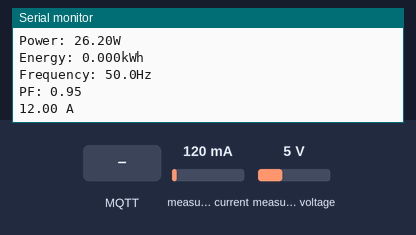
A sketch run on a simulated ESP32. Shown: the last lines printed to the serial monitor. The inputs (shaded band) are chosen by the test bench; at power-on: measured current 120 mA, measured voltage 5 V. WiFi joins after 1.5 s; servers stay silent unless stated; network time is answered at once with the bench clock; the local clock reads 2024-03-15 10:24:30 at power-on unless the sketch sets it; no MQTT or app messages arrive unless stated.

Above: at 2.7 s.
2.8 s: MQTT message "1" arrives on the first subscribed topic
At 3.8 s:
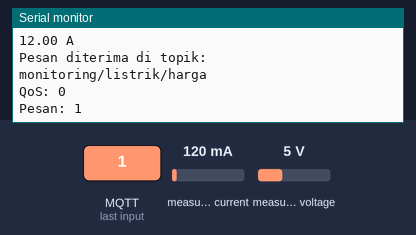
4.3 s: MQTT message "on" arrives on the first subscribed topic
At 5.1 s:
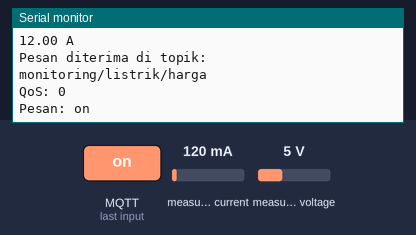
5.8 s: MQTT message "off" arrives on the first subscribed topic
At 6.03 s:
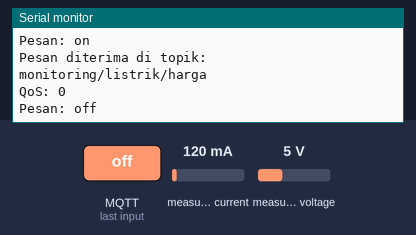
7.3 s: measured current set to 40 mA
At 8.6 s:
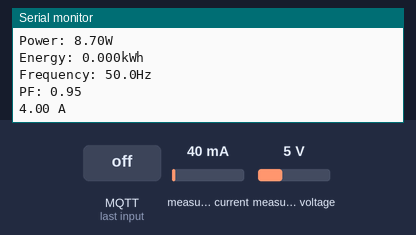
8.8 s: measured voltage set to 0.3 V
10.3 s: measured current set to 500 mA
At 12.61 s:
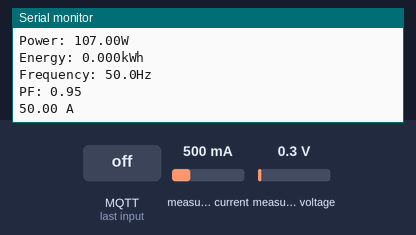
Timing chart, 0 to 12.8 s (numbered marks = the images above; inputs shaded):
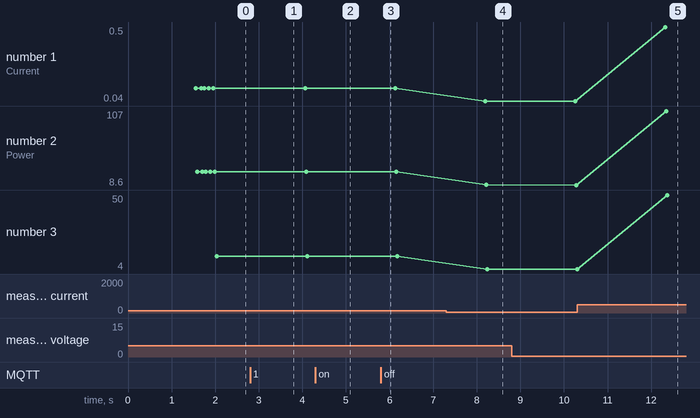

Measured:
- after the input at 2.8 s, the serial monitor: prints a new line at once (image 1)
- after the input at 4.3 s, the serial monitor: prints a new line at once (image 2)
- after the input at 5.8 s, the serial monitor: prints a new line at once (image 3)
- after the input at 7.3 s, the serial monitor: prints a new line after 0.89 s (image 4)
- after the input at 10.3 s, the serial monitor: prints a new line after 2.0 s (image 5)
- plotted number 1: 0.12 → 0.04 after the input at 7.3 s, 0.04 → 0.5 after the input at 10.3 s
- plotted number 2: 26.2 → 8.7 after the input at 7.3 s, 8.7 → 8.6 after the input at 8.8 s, 8.6 → 107 after the input at 10.3 s
- plotted number 3: 12 → 4 after the input at 7.3 s

The sketch:

ESP_PZEMS.ino
```cpp
#include <PZEM004Tv30.h>
#include <WiFi.h>
#include <AsyncMqttClient.h>
#include <Ticker.h>
#include <NTPClient.h>  //untuk mengakses dan mengambil waktu dari server NTP (Network Time Protocol).
#include <WiFiUdp.h>    //digunakan untuk mengatur dan mengelola komunikasi melalui protokol UDP (User Datagram Protocol) menggunakan koneksi WiFi.

WiFiUDP ntpUDP;
NTPClient timeClient(ntpUDP, "asia.pool.ntp.org", 8 * 3600);  // Adjust the time zone offset accordingly

// Update these with values suitable for your network.


const char* ssid = "Monitoring Skripsi";
const char* password = "";
const char* mqtt_server = "tunnel.kazuyosan.my.id";


WiFiClient espClient;
AsyncMqttClient MqttClient;
Ticker mqttReconnectTimer;
unsigned long lastMsg = 0;
#define RXD2 16  // Pin RX untuk PZEM
#define TXD2 17  // Pin TX untuk PZEM

// Inisialisasi PZEM dengan Serial2 pada ESP32
PZEM004Tv30 pzem(&Serial2, RXD2, TXD2);

void setup_wifi() {  //perintah koneksi wifi
  delay(10);
  // We start by connecting to a WiFi network
  Serial.println();
  Serial.print("Connecting to ");
  Serial.println(ssid);

  WiFi.mode(WIFI_STA);         //setting wifi chip sebagai station/client
  WiFi.begin(ssid, password);  //koneksi ke jaringan wifi

  while (WiFi.status() != WL_CONNECTED) {  //perintah tunggu esp32 sampi terkoneksi ke wifi
    delay(500);
    Serial.print(".");
  }

  randomSeed(micros());

  Serial.println("");
  Serial.println("WiFi connected");
  Serial.println("IP address: ");
  Serial.println(WiFi.localIP());
}

void connectToMqtt() {
  Serial.println("Mencoba menghubungkan ke MQTT...");
  MqttClient.connect();
}

void onMqttDisconnect(AsyncMqttClientDisconnectReason reason) {
  Serial.println("MQTT terputus. Mencoba reconnect dalam 5 detik...");
  mqttReconnectTimer.once(5, connectToMqtt);
}

void onMqttMessage(char* topic, char* payload, AsyncMqttClientMessageProperties properties, size_t len, size_t index, size_t total) {
  Serial.print("Pesan diterima di topik: ");
  Serial.println(topic);
  Serial.print("QoS: ");
  Serial.println(properties.qos);
  Serial.print("Pesan: ");
  Serial.write(payload, len);
  Serial.println();
}

void setup() {
  Serial.begin(9600);                           // Mulai komunikasi serial untuk debugging
  Serial2.begin(9600, SERIAL_8N1, RXD2, TXD2);  // Inisialisasi Serial2 untuk komunikasi dengan PZEM
  setup_wifi();                                 //memanggil void setup_wifi untuk dieksekusi
  MqttClient.onMessage(onMqttMessage);
  MqttClient.onDisconnect(onMqttDisconnect);
  MqttClient.setServer(mqtt_server, 8081);
  connectToMqtt();

  MqttClient.subscribe("monitoring/listrik/harga", 1);  // Subscribe dengan QoS 2
}

void loop() {
  float voltage = pzem.voltage();
  if (voltage != NAN) {
    Serial.print("Voltage: ");
    Serial.print(voltage);
    Serial.println("V");
  } else {
    Serial.println("Error reading voltage");
  }

  float current = pzem.current();
  if (current != NAN) {
    Serial.print("Current: ");
    Serial.print(current);
    Serial.println("A");
  } else {
    Serial.println("Error reading current");
  }

  float power = pzem.power();
  if (current != NAN) {
    Serial.print("Power: ");
    Serial.print(power);
    Serial.println("W");
  } else {
    Serial.println("Error reading power");
  }

  float energy = pzem.energy();
  if (current != NAN) {
    Serial.print("Energy: ");
    Serial.print(energy, 3);
    Serial.println("kWh");

  } else {
    Serial.println("Error reading energy");
  }

  float frequency = pzem.frequency();
  if (current != NAN) {
    Serial.print("Frequency: ");
    Serial.print(frequency, 1);
    Serial.println("Hz");
  } else {
    Serial.println("Error reading frequency");
  }

  float pf = pzem.pf();
  if (current != NAN) {
    Serial.print("PF: ");
    Serial.println(pf);
  } else {
    Serial.println("Error reading power factor");
  }
  //  memanggil waktu secara update
  timeClient.update();

  // deklarasi untuk mengatur waktu
  time_t epochTime = timeClient.getEpochTime();

  // deklarasi untuk mendapatk waktu
  String formattedTime = timeClient.getFormattedTime();
  MqttClient.publish("monitoring/listrik/waktu", 1, false, formattedTime.c_str());  // Publish data ke broker MQTT

  // Proses mereset energy sesuai dengan waktu ditentukan
  if (formattedTime >= "01:15:00" && formattedTime <= "01:15:10") {
    pzem.resetEnergy();
  }

  unsigned long sekarang = millis();
  if (sekarang - lastMsg > 2000) {  //perintah publish data
    lastMsg = sekarang;

    String tegangan = String(voltage, 2);  //membuat variabel tegangan untuk di publish ke broker mqtt
    tegangan += " V";
    MqttClient.publish("monitoring/listrik/tegangan", 1, false, tegangan.c_str());  //publish data dari varibel tegangan ke broker mqtt
    String arus = String(current * 100);                                 //membuat variabel arus untuk di publish ke broker mqtt
    arus += " A";
    MqttClient.publish("monitoring/listrik/arus", 1, false, arus.c_str());  //publish data dari varibel arus ke broker mqtt
    Serial.println(arus);
    String daya = String(energy, 3);                          // Membuat variabel daya
    daya += " KwH";                                           // Menambahkan " KwH" ke string daya
    MqttClient.publish("monitoring/listrik/daya", 1, false, daya.c_str());  // Publish data ke broker MQTT
    String Harga_listrik = String(energy * 1352);
    String harga_final = "Rp. " + Harga_listrik;
    MqttClient.publish("monitoring/listrik/harga", 1, false, harga_final.c_str());  // Publish harga listrik

    Serial.println();
    delay(2000);
  }
}
```
